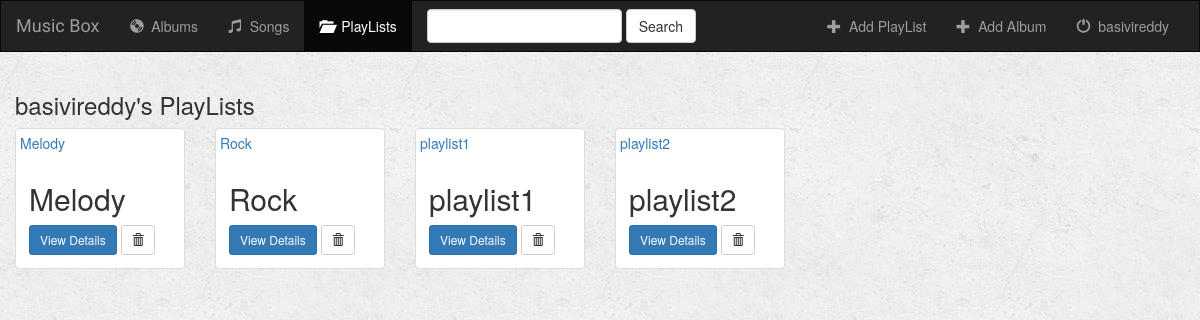
/music/playlists/ (signed in), run on an earlier commit of the app's database.
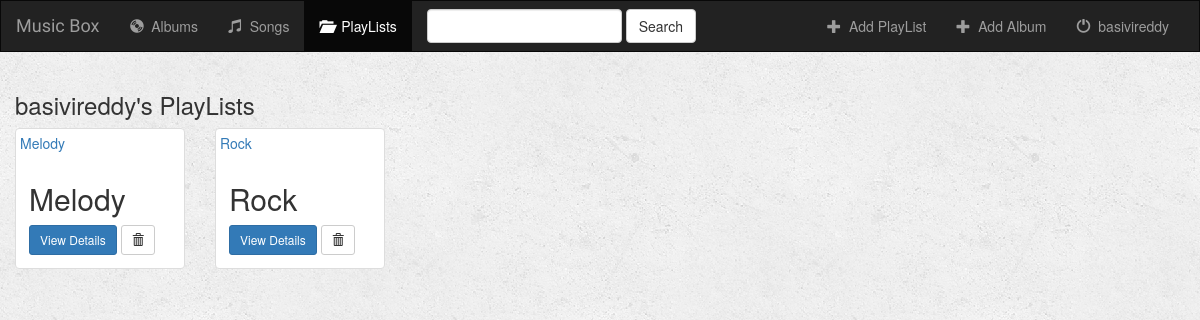
And on a later commit of the database.
### music/models.py (models this page shows, shortened)
class PlayList(models.Model):
    playlist_title = models.CharField(max_length=100)
    user = models.ForeignKey(User, default=1)

### music/views.py (the view)
def playlists(request):
    if not request.user.is_authenticated():
        return render(request, 'music/login.html')
    else:
        playlists = PlayList.objects.filter(user=request.user)
        return render(request, 'music/playlists.html', {'playlists': playlists})

### music/templates/music/playlists.html (shortened to what this page needs)
{% extends 'music/base.html' %}
{% block playlists_active %}active{% endblock %}
{% block body %}
<div class="albums-container container-fluid">
    <div class="row">
        <div class="col-sm-12">
            <h3>{{ user.username }}'s PlayLists</h3>
        </div>
        {% if playlists %}
            {% for playlist in playlists %}
                <div class="col-sm-4 col-lg-2">
                    <div class="thumbnail">
                        <a href="#">
                            {{ playlist.playlist_title }}
                        </a>
                        <div class="caption">
                            <h2>{{ playlist.playlist_title }}</h2>
                            <a href="{% url 'music:playlist_detail' playlist.id %}" class="btn btn-primary btn-sm" role="button">View Details</a>
                            <form action="{% url 'music:delete_playlist' playlist.id %}" method="post" style="display: inline;">
                                <button type="submit" class="btn btn-default btn-sm">
                                    <span class="glyphicon glyphicon-trash"></span>
                                </button>
                            </form>
                        </div>
                    </div>
                </div>
            {% endfor %}
        {% endif %}
    </div>
</div>
{% endblock %}

What changed in the data, as far as the page shows it:
removed PlayList: playlist_title "playlist1"
removed PlayList: playlist_title "playlist2"
